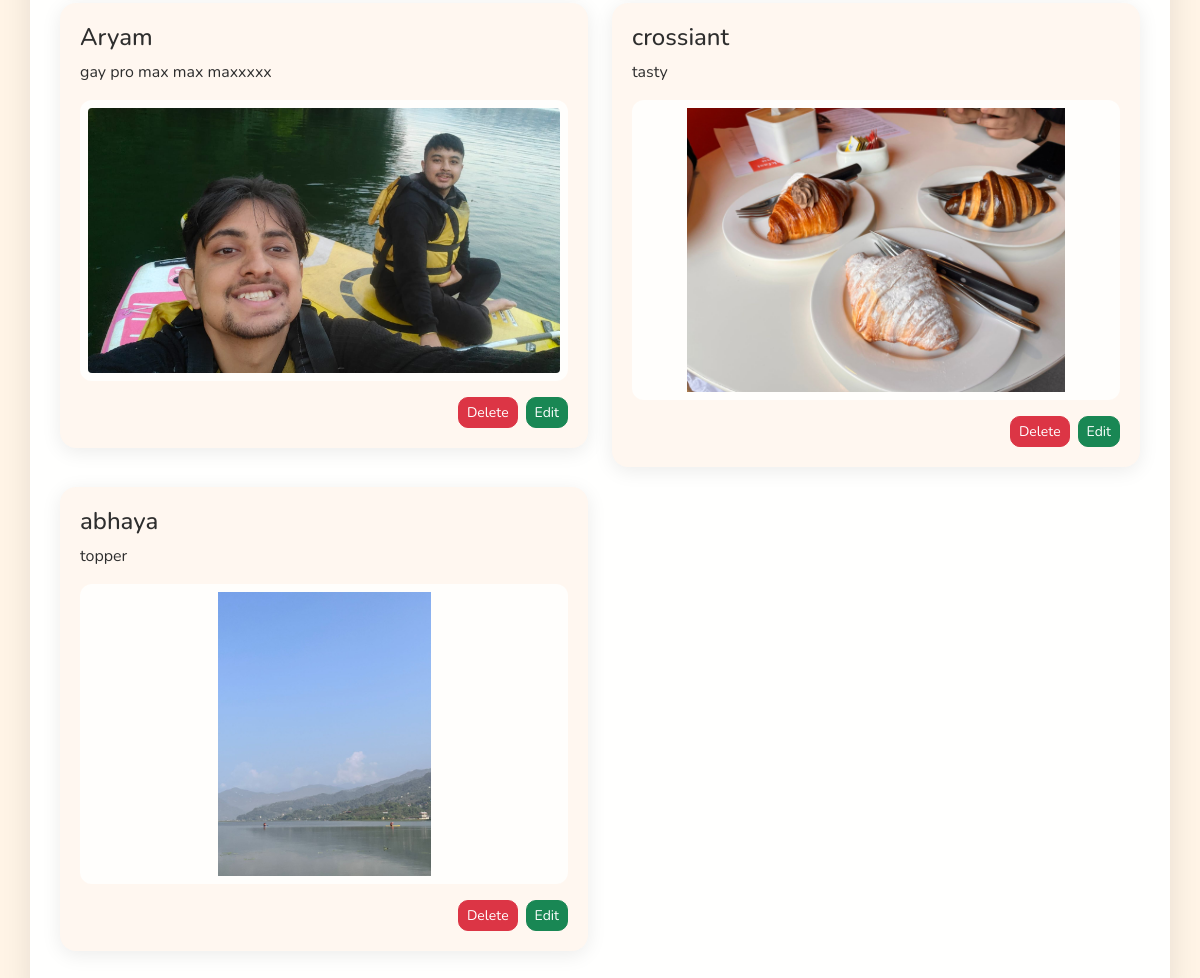
/ (lower part), run on an earlier commit of the app's database.
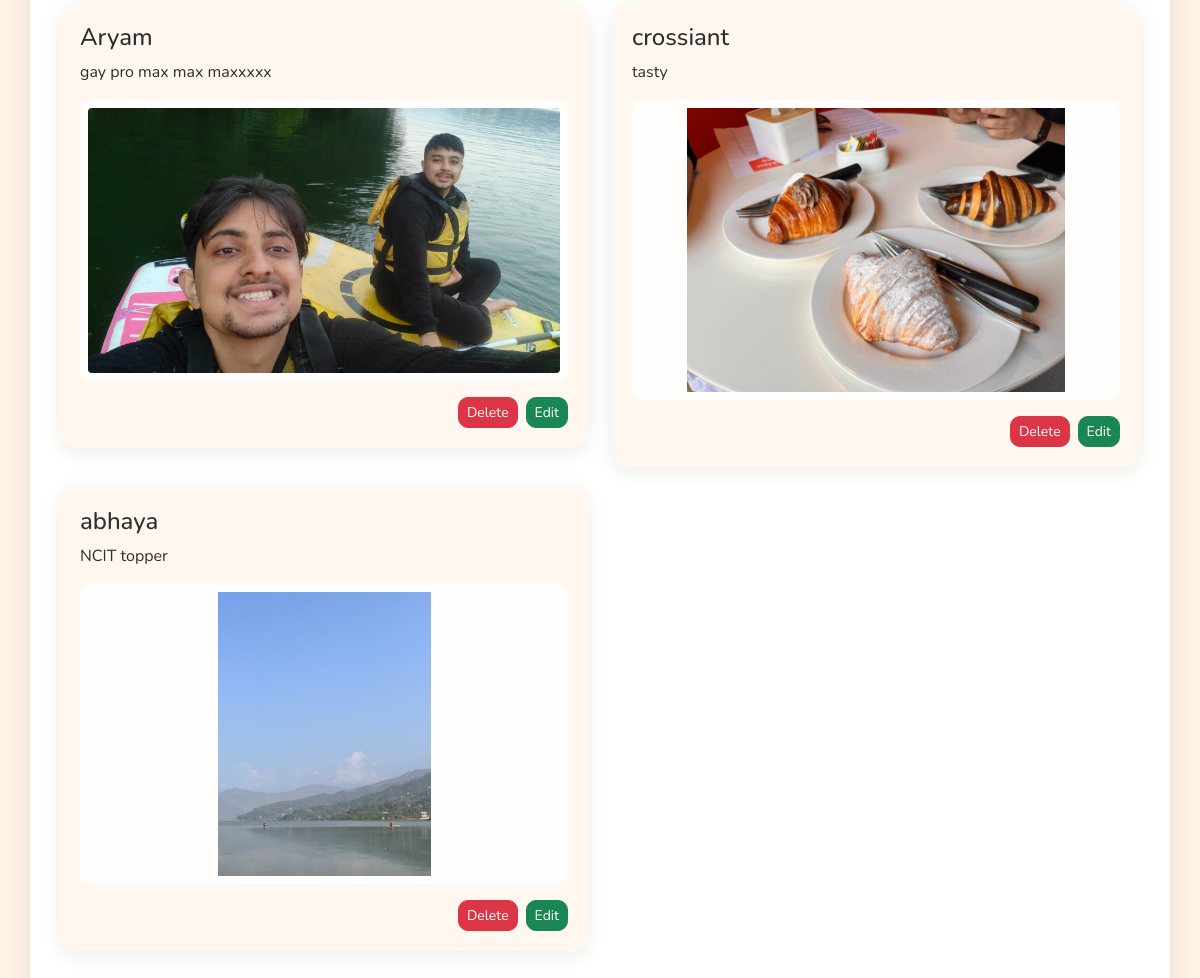
And on a later commit of the database.
### vegge/models.py (models this page shows)
class Recipe(models.Model):
    user= models.ForeignKey(User, on_delete=models.SET_NULL, null=True)
    name = models.CharField(max_length=100)
    description = models.TextField()
    image = models.ImageField(upload_to='recipes_img/')

### vegge/views.py (the view)
# urls.py: path('',recipes, name='recipes'),
def recipes(request):
    queryset = Recipe.objects.all()
    if request.GET.get('search'):
       queryset = queryset.filter(name__icontains=request.GET.get('search'))
    context = {'recipes': queryset}
    return render(request, 'recipes.html', context)

### vegge/templates/recipes.html (shortened to what this page needs)
<!DOCTYPE html>
<html lang="en">
<head>
  <link href="https://cdn.jsdelivr.net/npm/bootstrap@5.3.0/dist/css/bootstrap.min.css" rel="stylesheet">
</head>
<body>
  <div class="container container-main">
    <div class="row">
      {% for recipe in recipes %}
      <div class="col-md-6">
        <div class="recipe-card">
          <h4>{{ recipe.name }}</h4>
          <p>{{ recipe.description }}</p>
          {% if recipe.image %}
            <img src="{{ recipe.image.url }}" alt="Recipe Image">
          {% else %}
            <p><em>No image available</em></p>
          {% endif %}
          <div class="mt-3 d-flex justify-content-end gap-2">
            <form method="POST" action="{% url 'delete_recipe' recipe.id %}">
              <button type="submit" class="btn btn-danger btn-sm">Delete</button>
            </form>
            <form method="POST" action="{% url 'edit_recipe' recipe.id %}">
              <button type="submit" class="btn btn-success btn-sm">Edit</button>
            </form>
          </div>
        </div>
      </div>
      {% endfor %}
    </div>
  </div>
</body>
</html>

### vegge/templates/recipes.html (style rules this page uses)
body { font-family: 'Nunito', sans-serif; margin: 0; background: url('https://images.unsplash.com/photo-1506368083636-6defb67639d8?auto=format&fit=crop&w=1950&q=80') no-repeat center center fixed; background-size: cover; position: relative; color: #2e2e2e; }
.container-main { margin-top: 40px; padding: 30px; border-radius: 20px; background-color: rgba(255, 255, 255, 0.95); box-shadow: 0 8px 30px rgba(0, 0, 0, 0.1); }
.recipe-card img { width: 100%; height: auto; max-height: 300px; object-fit: contain; border-radius: 12px; background-color: #fffefc; padding: 8px; }
.recipe-card { background: #fff7f0; border: none; border-radius: 16px; box-shadow: 0 4px 20px rgba(0, 0, 0, 0.08); padding: 20px; margin-bottom: 20px; transition: transform 0.2s ease; }
.btn { border-radius: 10px; }

What changed in the data, as far as the page shows it:
changed Recipe "abhaya": description "topper" → "NCIT topper"
